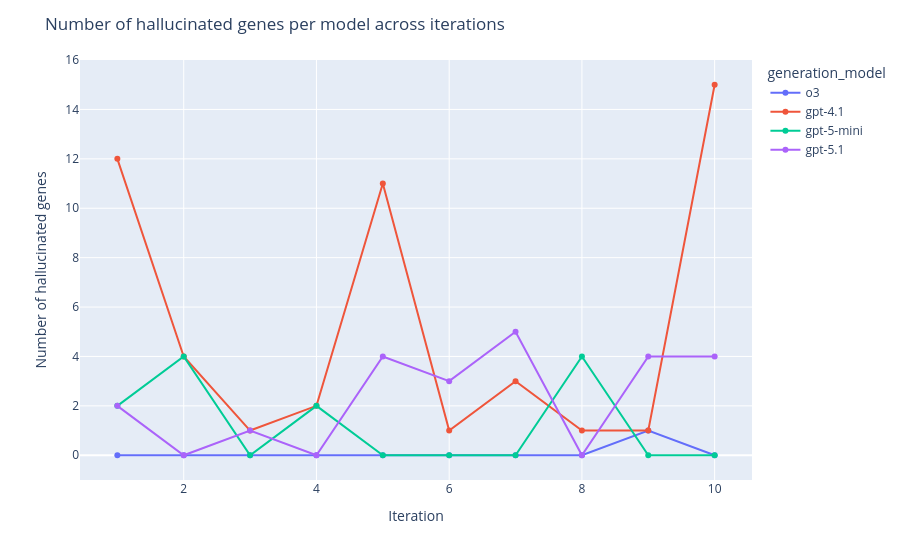

Notebook code cell kept with this figure:
### Code cell
import plotly.express as px

df["hallucinated_genes"] = df["hallucinated_genes_list"].apply(lambda x: ", ".join(x) if x else "None")

fig = px.line(
    df,
    x="iteration",
    y="num_hallucinated_genes_calc",
    color="generation_model",
    markers=True,
    hover_data={"hallucinated_genes": True, "num_hallucinated_genes_calc": True}
)

fig.update_layout(
    title="Number of hallucinated genes per model across iterations",
    xaxis_title="Iteration",
    yaxis_title="Number of hallucinated genes"
)

fig.show()

### Figure 1 — Plotly figure (JSON) as saved in the notebook; plotly's stock layout.template omitted (floating-point values rounded to 4 significant figures)
{"data": [{"customdata": [["None"], ["None"], ["None"], ["None"], ["None"], ["None"], ["None"], ["None"], ["ppp1f"], ["None"]], "hovertemplate": "generation_model=o3<br>iteration=%{x}<br>num_hallucinated_genes_calc=%{y}<br>hallucinated_genes=%{customdata[0]}<extra></extra>", "legendgroup": "o3", "line": {"color": "#636efa", "dash": "solid"}, "marker": {"symbol": "circle"}, "mode": "lines+markers", "name": "o3", "orientation": "v", "showlegend": true, "type": "scatter", "x": [1, 2, 3, 4, 5, 6, 7, 8, 9, 10], "xaxis": "x", "y": [0, 0, 0, 0, 0, 0, 0, 0, 1, 0], "yaxis": "y"}, {"customdata": [["nrl, pianp, ncam2, serpina1, nell1, fzdrelatedgenes, serpina3, plp1, nqo1, ncam1, nepro, nell2"], ["neuralcelladhesionmoleculesignaling, plp1, nell1, nell2"], ["adamtsl"], ["hes1, plp1"], ["fzd10, tcf7l2, fzd9, plp1, fzd3, fzd7, fzd6, fzd8, fzd1, ctnnb1, fzd2"], ["plp1"], ["hand2, hes1, hand1"], ["plp1"], ["plp1"], ["nrl, ntrk2, pianp, ncam2, tcf7l2, nell1, ntf4, plp1, ntrk3, tpp1, nepro, ptk2, ncam1, ntf3, nell2"]], "hovertemplate": "generation_model=gpt-4.1<br>iteration=%{x}<br>num_hallucinated_genes_calc=%{y}<br>hallucinated_genes=%{customdata[0]}<extra></extra>", "legendgroup": "gpt-4.1", "line": {"color": "#EF553B", "dash": "solid"}, "marker": {"symbol": "circle"}, "mode": "lines+markers", "name": "gpt-4.1", "orientation": "v", "showlegend": true, "type": "scatter", "x": [1, 2, 3, 4, 5, 6, 7, 8, 9, 10], "xaxis": "x", "y": [12, 4, 1, 2, 11, 1, 3, 1, 1, 15], "yaxis": "y"}, {"customdata": [["stx, periaxin"], ["nrl, nepro, nell1, nell2"], ["None"], ["ntrk, nrx"], ["None"], ["None"], ["None"], ["cts, periaxin, slc3, pf"], ["None"], ["None"]], "hovertemplate": "generation_model=gpt-5-mini<br>iteration=%{x}<br>num_hallucinated_genes_calc=%{y}<br>hallucinated_genes=%{customdata[0]}<extra></extra>", "legendgroup": "gpt-5-mini", "line": {"color": "#00cc96", "dash": "solid"}, "marker": {"symbol": "circle"}, "mode": "lines+markers", "name": "gpt-5-mini", "orientation": "v", "showlegend": true, "type": "scatter", "x": [1, 2, 3, 4, 5, 6, 7, 8, 9, 10], "xaxis": "x", "y": [2, 4, 0, 2, 0, 0, 0, 4, 0, 0], "yaxis": "y"}, {"customdata": [["nrl, nepro"], ["None"], ["nrxnrelated"], ["None"], ["ccndrelated, dvlassociated, ubiquitinsumosumo3, cgnrelated"], ["celsrrelatedadhesioncontext, slc8slc9family, dvlassociatedadaptors"], ["nrxnrelated, ncam2, nrl, ncam1, nepro"], ["None"], ["nrl, tcfrelated, nepro, cgnbp1"], ["vangllikeviadvlinteractinggenesdvlnotpresentbutdpysl3dpysl5, nepro, stx39, nrl"]], "hovertemplate": "generation_model=gpt-5.1<br>iteration=%{x}<br>num_hallucinated_genes_calc=%{y}<br>hallucinated_genes=%{customdata[0]}<extra></extra>", "legendgroup": "gpt-5.1", "line": {"color": "#ab63fa", "dash": "solid"}, "marker": {"symbol": "circle"}, "mode": "lines+markers", "name": "gpt-5.1", "orientation": "v", "showlegend": true, "type": "scatter", "x": [1, 2, 3, 4, 5, 6, 7, 8, 9, 10], "xaxis": "x", "y": [2, 0, 1, 0, 4, 3, 5, 0, 4, 4], "yaxis": "y"}], "layout": {"legend": {"title": {"text": "generation_model"}, "tracegroupgap": 0}, "margin": {"t": 60}, "title": {"text": "Number of hallucinated genes per model across iterations"}, "xaxis": {"anchor": "y", "domain": [0, 1], "title": {"text": "Iteration"}}, "yaxis": {"anchor": "x", "domain": [0, 1], "title": {"text": "Number of hallucinated genes"}}}}
